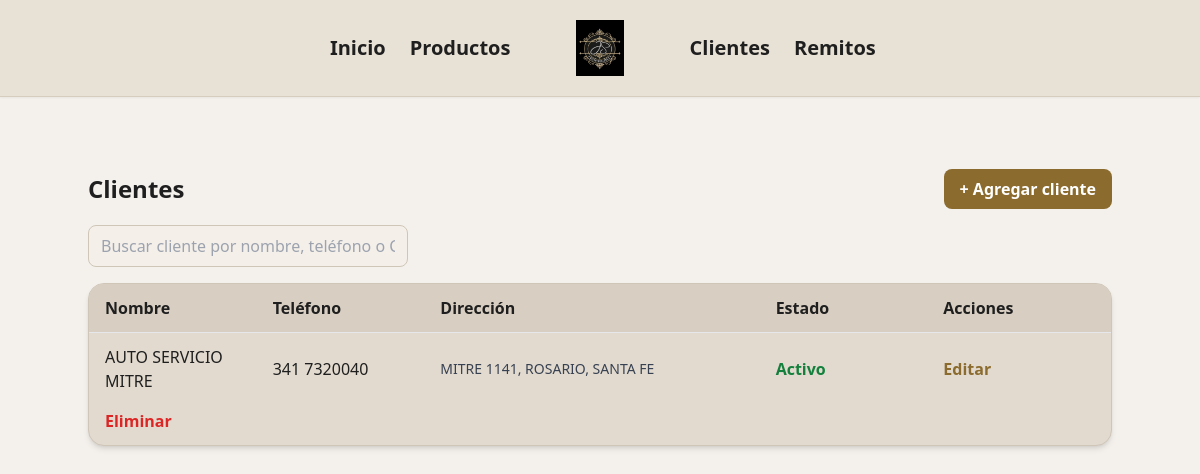
/clientes/, run on the app's committed database.
### jsdistribucionesapp/clientes/models.py (models this page shows)
class Cliente(db.Model):
    __tablename__ = 'clientes'
    cid = db.Column(db.Integer, primary_key=True)
    nombre = db.Column(db.String, nullable=False)
    direccion = db.Column(db.String)
    telefono = db.Column(db.String, nullable=False)
    email = db.Column(db.String)
    cuit = db.Column(db.String)
    activo = db.Column(db.Boolean, default=True)

### jsdistribucionesapp/clientes/routes.py (the view)
@clientes.route('/')
def index():
    clientes = Cliente.query.order_by(Cliente.nombre.asc()).all()
    return render_template('clientes/index.html', clientes=clientes)

### jsdistribucionesapp/clientes/templates/clientes/index.html (shortened to what this page needs)
{% extends "base.html" %}
{% block content %}
<div class="max-w-5xl mx-auto mt-6">
  <div class="flex justify-between items-center mb-4">
    <h1 class="text-2xl font-bold text-[#1F1F1F]">
      Clientes
    </h1>
    <a href="{{ url_for('clientes.agregar') }}"
       class="bg-[#8B6B2E] text-white px-4 py-2 rounded-lg
              font-semibold hover:bg-[#755824] transition">
      + Agregar cliente
    </a>
  </div>
  <div class="mb-4">
    <input
      type="text"
      id="buscador"
      placeholder="Buscar cliente por nombre, teléfono o CUIT..."
      class="w-80 px-3 py-2 rounded-lg border border-[#CFC6B8]
             bg-[#F4EFE9] text-[#1F1F1F]
             focus:outline-none focus:ring-2 focus:ring-[#8B6B2E]"
    >
  </div>
  <div class="bg-[#E2DACF] border border-[#CFC6B8]
              rounded-2xl shadow-md overflow-hidden">
    <div class="grid grid-cols-6 gap-4 px-4 py-3
                font-semibold bg-[#D8CFC2]
                border-b sticky top-0 z-10">
      <span>Nombre</span>
      <span>Teléfono</span>
      <span class="col-span-2">Dirección</span>
      <span>Estado</span>
      <span>Acciones</span>
    </div>
    <div class="max-h-[450px] overflow-y-auto divide-y">
      {% for cliente in clientes %}
      <div class="grid grid-cols-6 gap-4 items-center
                  px-4 py-3 hover:bg-[#EFE9E1] cliente-row">
        <span class="font-medium cliente-nombre">
          {{ cliente.nombre }}
        </span>
        <span>
          {{ cliente.telefono }}
        </span>
        <span class="col-span-2 text-sm text-gray-700">
          {{ cliente.direccion or "-" }}
        </span>
        {% if cliente.activo == True %}
          <span class="text-green-700 font-semibold">
            Activo
          </span>
        {% else %}
          <span class="text-red-700 font-semibold">
            Inactivo
          </span>
        {% endif %}
        <a href="{{ url_for('clientes.editar', id=cliente.cid) }}"
           class="text-[#8B6B2E] font-semibold hover:underline">
          Editar
        </a>
        <form action="{{ url_for('clientes.eliminar', id=cliente.cid) }}"
              method="post">
          <button class="text-red-600 font-semibold hover:underline">
            Eliminar
          </button>
        </form>
      </div>
      {% endfor %}
    </div>
  </div>
</div>
{% endblock %}

### data on the page
Cliente: nombre "AUTO SERVICIO MITRE", telefono "341 7320040", direccion "MITRE 1141, ROSARIO, SANTA FE", activo "Activo"
